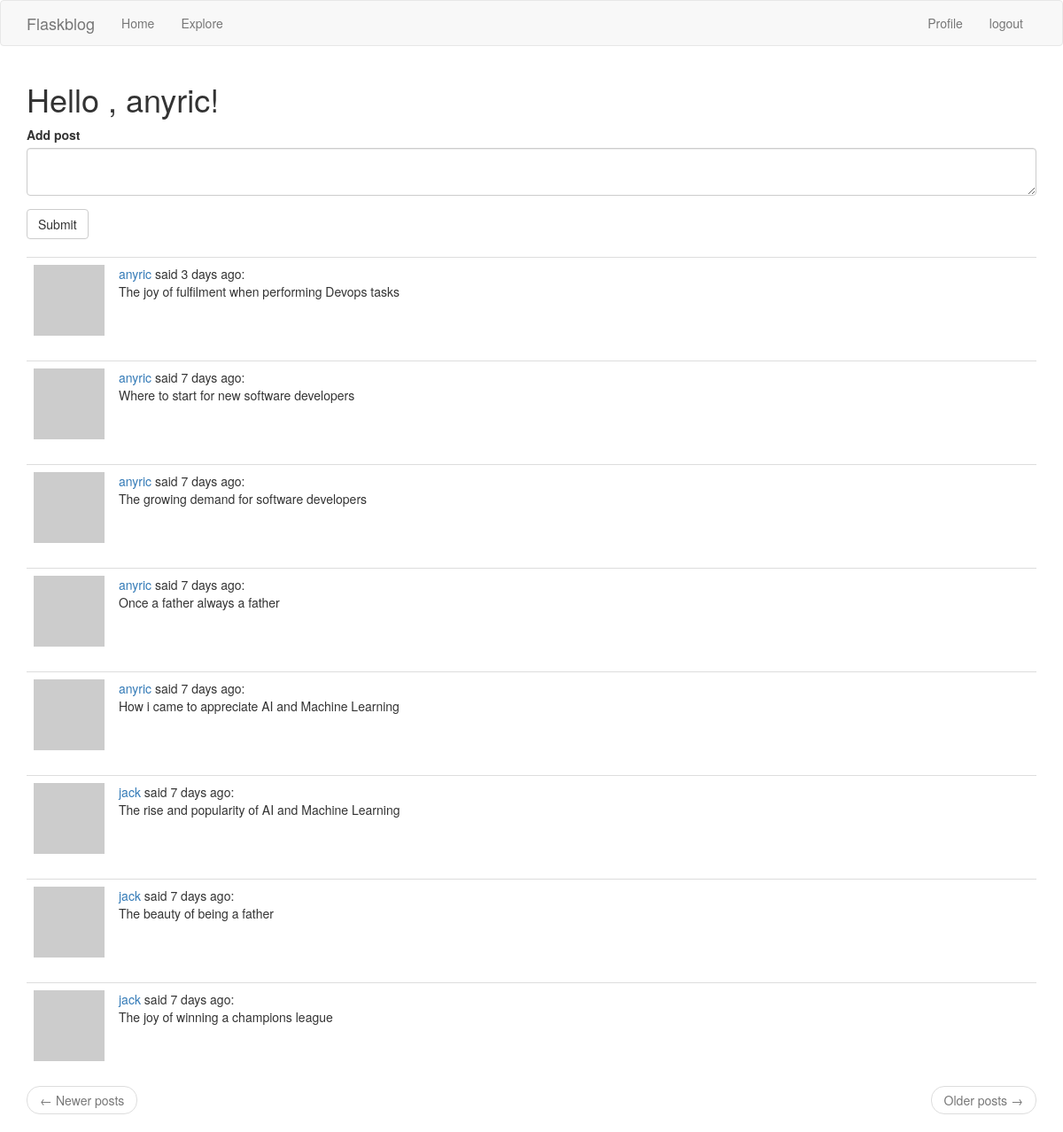
The app's page /index (signed in) with its own data.
### app/models.py (models this page shows, shortened)
class User(UserMixin, db.Model):
  id = db.Column(db.Integer, primary_key=True)
  username = db.Column(db.String(64), index=True, unique=True)
  email = db.Column(db.String(120), index=True, unique=True)
  password_hash = db.Column(db.String(128))
  about_me = db.Column(db.String(140))
  last_seen = db.Column(db.DateTime, default=datetime.utcnow)
  posts = db.relationship('Post', backref='author', lazy='dynamic')
  followed = db.relationship('User',
    secondary=followers,
    primaryjoin=(followers.c.follower_id == id),
    secondaryjoin=(followers.c.followed_id == id),
    backref=db.backref('followers', lazy='dynamic'), lazy='dynamic')
  @login.user_loader
  def load_user(id):
    return User.query.get(int(id))
  def avatar(self, size):
    digest = md5(self.email.lower().encode('utf-8')).hexdigest()
    return 'https://www.gravatar.com/avatar/{}?d=identicon?&s={}'.format(digest, size)
  def followed_posts(self):
    followed = Post.query.join(
      followers, (followers.c.followed_id == Post.user_id)).filter(
        followers.c.follower_id == self.id)
    own = Post.query.filter_by(user_id=self.id)
    return followed.union(own).order_by(Post.timestamp.desc())

class Post(db.Model):
  id = db.Column(db.Integer, primary_key=True)
  body = db.Column(db.String(140), index=True, unique=True)
  timestamp = db.Column(db.DateTime, index=True, default=datetime.utcnow)
  user_id = db.Column(db.Integer, db.ForeignKey('user.id'))

### app/routes.py (the view)
@app.route("/", methods=['GET', 'POST'])
@app.route("/index", methods=['GET', 'POST'])
@login_required
def index():
  form = PostForm()
  if form.validate_on_submit():
    post = Post(body=form.post.data, author=current_user)
    db.session.add(post)
    db.session.commit()
    flash('Your post has been added!')
    return redirect(url_for('index'))
  page = request.args.get('page', 1, type=int)
  posts = current_user.followed_posts().paginate(page, app.config['POSTS_PER_PAGE'], False)
  next_url = url_for('index', page=posts.next_num) if posts.has_next else None
  prev_url = url_for('index', page=posts.prev_num) if posts.has_prev else None
  return render_template('index.html', title="Home", form=form, posts=posts.items, next_url=next_url, prev_url=prev_url)

### app/forms.py
class PostForm(FlaskForm):
  post = TextAreaField('Add post', validators=[DataRequired(), Length(min=1, max=140)])
  submit = SubmitField('Submit')

### app/routes.py (called while the page is built)
@app.before_request
def before_request():
  if current_user.is_authenticated:
    current_user.last_seen = datetime.utcnow()
    db.session.commit()

### app/templates/index.html
{% extends "base.html" %}
{% import 'bootstrap/wtf.html' as wtf %}
{% block app_content %}
  <h1>Hello , {{ current_user.username }}!</h1>
  {% if form %}
    {{ wtf.quick_form(form) }}
    <br>
  {% endif %}
  {% for post in posts %}
  {% include '_post.html' %}
  {% endfor %}
  <nav aria-label="...">
    <ul class="pager">
      <li class="previous{% if not prev_url %} disabled{% endif %}">
        <a href="{{ prev_url or '#' }}">
        <span aria-hidden="true">&larr;</span> Newer posts
        </a>
      </li>
      <li class="next{% if not next_url %} disabled{% endif %}">
        <a href="{{ next_url or '#' }}">Older posts <span aria-hidden="true">&rarr;</span> </a>
      </li>
    </ul>
  </nav>
{% endblock %}

### app/templates/_post.html
<table class="table table-hover">
  <tr>
    <td width="70px">
      <a href="{{ url_for('user', username=post.author.username) }}">
        <img src="{{ post.author.avatar(70) }}"/> </a>
    </td>
    <td>
      <a href="{{ url_for('user', username=post.author.username) }}"> {{ post.author.username }}
    </a>
    said {{ moment(post.timestamp).fromNow() }}:
    <br>
      {{ post.body }}
    </td>
  </tr>
</table>

### records on screen
User: username "anyric"
Post: author.username "anyric", timestamp "3 days ago", body "The joy of fulfilment when performing Devops tasks"
Post: author.username "anyric", timestamp "7 days ago", body "Where to start for new software developers"
Post: author.username "anyric", timestamp "7 days ago", body "The growing demand for software developers"
Post: author.username "anyric", timestamp "7 days ago", body "Once a father always a father"
Post: author.username "anyric", timestamp "7 days ago", body "How i came to appreciate AI and Machine Learning"
Post: author.username "jack", timestamp "7 days ago", body "The rise and popularity of AI and Machine Learning"
Post: author.username "jack", timestamp "7 days ago", body "The beauty of being a father"
Post: author.username "jack", timestamp "7 days ago", body "The joy of winning a champions league"
